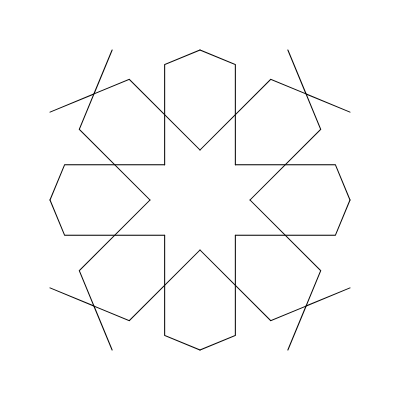
Frame 1 (no input)
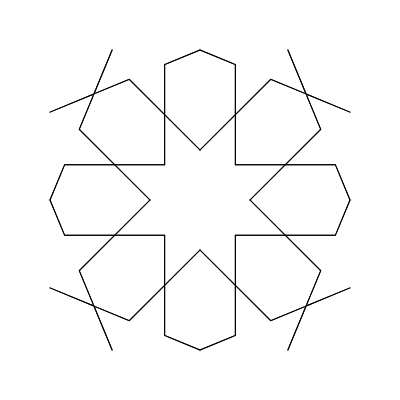
Frame 2 (the mouse pressed at the canvas centre, redrawn once)

The p5.js sketch that drew these frames (run headless with seeded random() and noise() and a simulated clock; the mouse was pressed at the canvas centre and the sketch redrawn once):

// p5.js sketch
// ── sketch.js
/*
Code written by Selcuk ARTUT 2022
Geometric Patterns with Creative Coding 
All rights reserved
*/

//scale factor
let a = 50;

function setup() {
    createCanvas(400, 400);
    angleMode(DEGREES);
    noFill();
    noLoop();
}
function draw() {
    let b = 2 * a * cos(67.5);
    let c = (3 * b * sin(22.5)) / sin(112.5);
    let x0, y0, x1, y1, x2, y2, x3, y3, x4, y4, x5, y5, x6, y6;

    x0 = 0;
    y0 = a;
    x1 = 2 * a * cos(45);
    y1 = 2 * a * sin(45) + a;
    x2 = x1 + b * cos(22.5);
    y2 = y1 - b * sin(22.5);
    x3 = a * cos(45);
    y3 = a * sin(45);
    x4 = x3;
    y4 = y3 + 2 * a;
    x5 = 0;
    y5 = 3 * a;
    x6 = c * cos(22.5);
    y6 = y5 + c * sin(22.5);

    push();
        translate(width * 0.5, height * 0.5);
        rotate(45);
        for (let i = 0; i < 4; i++) {
            push();
                rotate(90 * i);
                //right side
                beginShape();
                vertex(x0, -y0);
                vertex(x1, -y1);
                vertex(x2, -y2);
                endShape();
                beginShape();
                vertex(x3, -y3);
                vertex(x4, -y4);
                vertex(x5, -y5);
                vertex(x6, -y6);
                endShape();
                //left side
                push();
                    scale(-1, 1);
                    beginShape();
                    vertex(x0, -y0);
                    vertex(x1, -y1);
                    vertex(x2, -y2);
                    endShape();
                    beginShape();
                    vertex(x3, -y3);
                    vertex(x4, -y4);
                    vertex(x5, -y5);
                    vertex(x6, -y6);
                    endShape();
                pop();
            pop();
        }
    pop();
}
